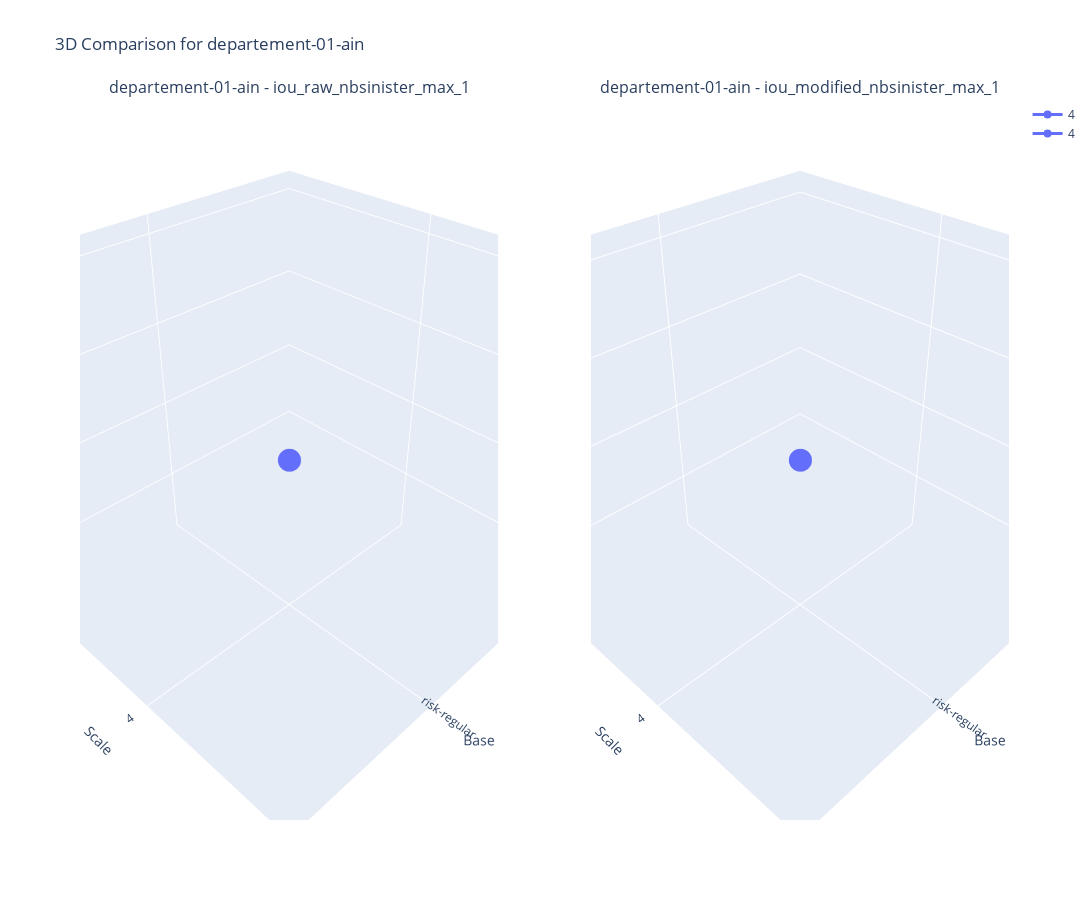
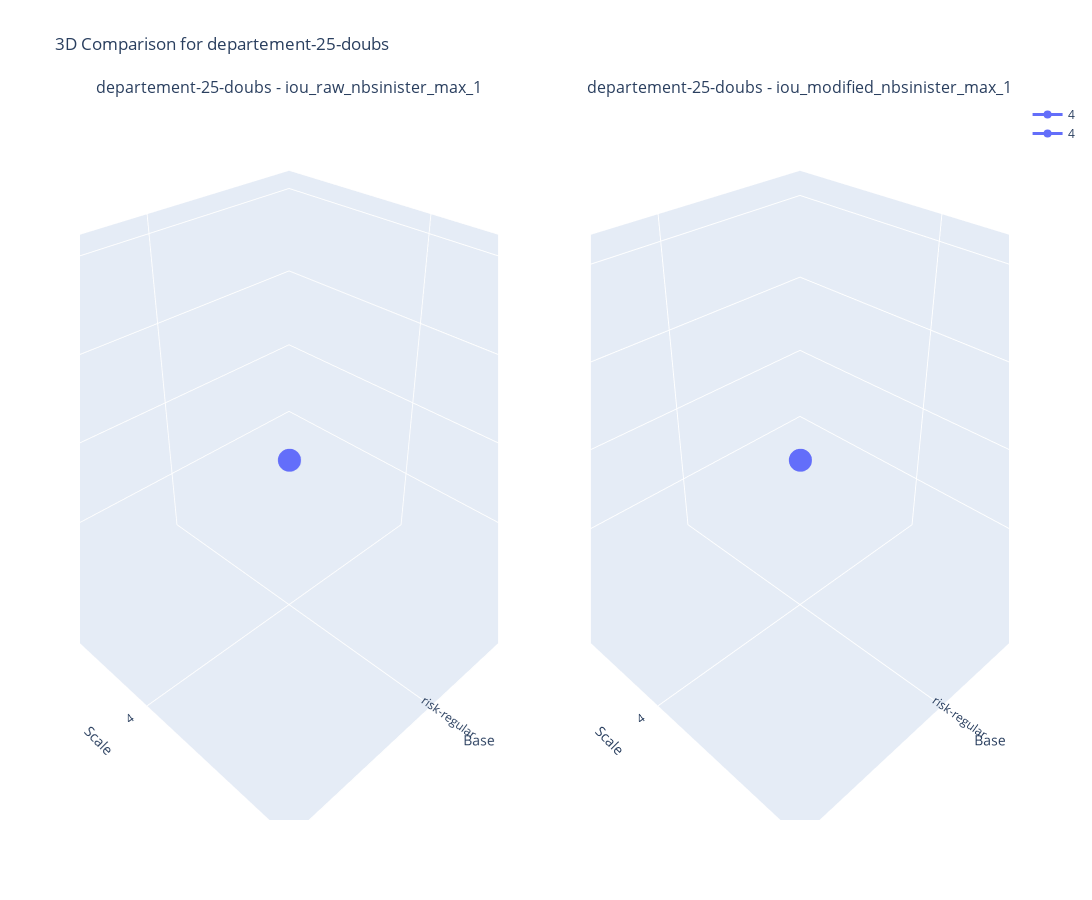
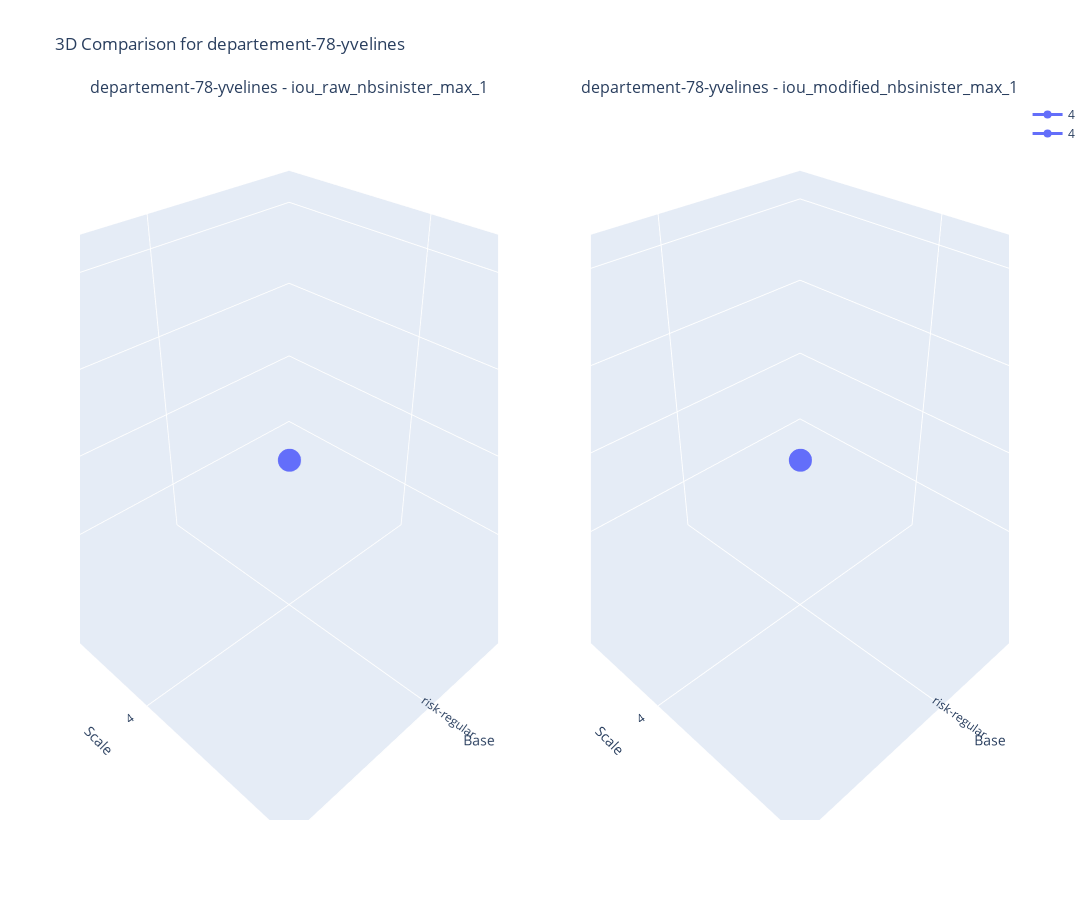

Notebook source saved alongside these figures, in order:
### Code cell
compare_models_2d(df, df.Department.unique(), dept_markers, ['iou_raw_nbsinister_max_1', 'iou_modified_nbsinister_max_1'],  'Base', 'Scale', 'Scale')

### Figure 1 — Plotly figure (JSON) as saved in the notebook; plotly's stock layout.template omitted (floating-point values rounded to 4 significant figures)
{"data": [{"line": {"color": "#636EFA", "width": 3}, "marker": {"color": "#636EFA", "size": 8}, "mode": "lines+markers", "name": "4", "scene": "scene", "type": "scatter3d", "x": [0], "y": [0], "z": [0.1]}, {"line": {"color": "#636EFA", "width": 3}, "marker": {"color": "#636EFA", "size": 8}, "mode": "lines+markers", "name": "4", "scene": "scene2", "type": "scatter3d", "x": [0], "y": [0], "z": [0.12]}], "layout": {"annotations": [{"font": {"size": 16}, "showarrow": false, "text": "departement-01-ain - iou_raw_nbsinister_max_1", "x": 0.225, "xanchor": "center", "xref": "paper", "y": 1, "yanchor": "bottom", "yref": "paper"}, {"font": {"size": 16}, "showarrow": false, "text": "departement-01-ain - iou_modified_nbsinister_max_1", "x": 0.775, "xanchor": "center", "xref": "paper", "y": 1, "yanchor": "bottom", "yref": "paper"}], "height": 900, "scene": {"domain": {"x": [0, 0.45], "y": [0, 1]}, "xaxis": {"ticktext": ["risk-regular"], "tickvals": [0], "title": {"text": "Base"}}, "yaxis": {"ticktext": ["4"], "tickvals": [0], "title": {"text": "Scale"}}, "zaxis": {"title": {"text": "iou_raw_nbsinister_max_1"}}}, "scene2": {"domain": {"x": [0.55, 1], "y": [0, 1]}, "xaxis": {"ticktext": ["risk-regular"], "tickvals": [0], "title": {"text": "Base"}}, "yaxis": {"ticktext": ["4"], "tickvals": [0], "title": {"text": "Scale"}}, "zaxis": {"title": {"text": "iou_modified_nbsinister_max_1"}}}, "showlegend": true, "title": {"text": "3D Comparison for departement-01-ain"}, "width": 1600}}

### Figure 2 — Plotly figure (JSON) as saved in the notebook; plotly's stock layout.template omitted (floating-point values rounded to 4 significant figures)
{"data": [{"line": {"color": "#636EFA", "width": 3}, "marker": {"color": "#636EFA", "size": 8}, "mode": "lines+markers", "name": "4", "scene": "scene", "type": "scatter3d", "x": [0], "y": [0], "z": [0.1]}, {"line": {"color": "#636EFA", "width": 3}, "marker": {"color": "#636EFA", "size": 8}, "mode": "lines+markers", "name": "4", "scene": "scene2", "type": "scatter3d", "x": [0], "y": [0], "z": [0.14]}], "layout": {"annotations": [{"font": {"size": 16}, "showarrow": false, "text": "departement-25-doubs - iou_raw_nbsinister_max_1", "x": 0.225, "xanchor": "center", "xref": "paper", "y": 1, "yanchor": "bottom", "yref": "paper"}, {"font": {"size": 16}, "showarrow": false, "text": "departement-25-doubs - iou_modified_nbsinister_max_1", "x": 0.775, "xanchor": "center", "xref": "paper", "y": 1, "yanchor": "bottom", "yref": "paper"}], "height": 900, "scene": {"domain": {"x": [0, 0.45], "y": [0, 1]}, "xaxis": {"ticktext": ["risk-regular"], "tickvals": [0], "title": {"text": "Base"}}, "yaxis": {"ticktext": ["4"], "tickvals": [0], "title": {"text": "Scale"}}, "zaxis": {"title": {"text": "iou_raw_nbsinister_max_1"}}}, "scene2": {"domain": {"x": [0.55, 1], "y": [0, 1]}, "xaxis": {"ticktext": ["risk-regular"], "tickvals": [0], "title": {"text": "Base"}}, "yaxis": {"ticktext": ["4"], "tickvals": [0], "title": {"text": "Scale"}}, "zaxis": {"title": {"text": "iou_modified_nbsinister_max_1"}}}, "showlegend": true, "title": {"text": "3D Comparison for departement-25-doubs"}, "width": 1600}}

### Figure 3 — Plotly figure (JSON) as saved in the notebook; plotly's stock layout.template omitted (floating-point values rounded to 4 significant figures)
{"data": [{"line": {"color": "#636EFA", "width": 3}, "marker": {"color": "#636EFA", "size": 8}, "mode": "lines+markers", "name": "4", "scene": "scene", "type": "scatter3d", "x": [0], "y": [0], "z": [0.18]}, {"line": {"color": "#636EFA", "width": 3}, "marker": {"color": "#636EFA", "size": 8}, "mode": "lines+markers", "name": "4", "scene": "scene2", "type": "scatter3d", "x": [0], "y": [0], "z": [0.16]}], "layout": {"annotations": [{"font": {"size": 16}, "showarrow": false, "text": "departement-78-yvelines - iou_raw_nbsinister_max_1", "x": 0.225, "xanchor": "center", "xref": "paper", "y": 1, "yanchor": "bottom", "yref": "paper"}, {"font": {"size": 16}, "showarrow": false, "text": "departement-78-yvelines - iou_modified_nbsinister_max_1", "x": 0.775, "xanchor": "center", "xref": "paper", "y": 1, "yanchor": "bottom", "yref": "paper"}], "height": 900, "scene": {"domain": {"x": [0, 0.45], "y": [0, 1]}, "xaxis": {"ticktext": ["risk-regular"], "tickvals": [0], "title": {"text": "Base"}}, "yaxis": {"ticktext": ["4"], "tickvals": [0], "title": {"text": "Scale"}}, "zaxis": {"title": {"text": "iou_raw_nbsinister_max_1"}}}, "scene2": {"domain": {"x": [0.55, 1], "y": [0, 1]}, "xaxis": {"ticktext": ["risk-regular"], "tickvals": [0], "title": {"text": "Base"}}, "yaxis": {"ticktext": ["4"], "tickvals": [0], "title": {"text": "Scale"}}, "zaxis": {"title": {"text": "iou_modified_nbsinister_max_1"}}}, "showlegend": true, "title": {"text": "3D Comparison for departement-78-yvelines"}, "width": 1600}}
